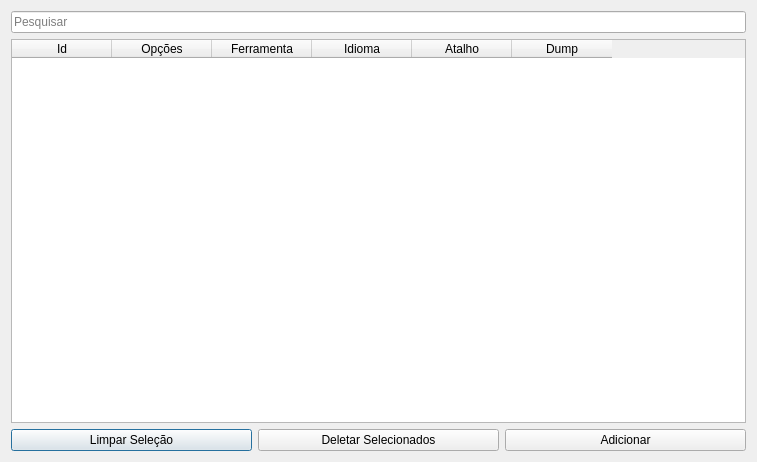
<?xml version="1.0" encoding="UTF-8"?>
<ui version="4.0">
 <class>Dialog</class>
 <widget class="QDialog" name="Dialog">
  <property name="geometry">
   <rect>
    <x>0</x>
    <y>0</y>
    <width>757</width>
    <height>462</height>
   </rect>
  </property>
  <property name="windowTitle">
   <string>Atalhos</string>
  </property>
  <layout class="QGridLayout" name="gridLayout">
   <item row="1" column="0">
    <widget class="QTableWidget" name="tableWidget">
     <column>
      <property name="text">
       <string>Id</string>
      </property>
     </column>
     <column>
      <property name="text">
       <string>Opções</string>
      </property>
     </column>
     <column>
      <property name="text">
       <string>Ferramenta</string>
      </property>
     </column>
     <column>
      <property name="text">
       <string>Idioma</string>
      </property>
     </column>
     <column>
      <property name="text">
       <string>Atalho</string>
      </property>
     </column>
     <column>
      <property name="text">
       <string>Dump</string>
      </property>
     </column>
    </widget>
   </item>
   <item row="2" column="0">
    <layout class="QHBoxLayout" name="horizontalLayout">
     <item>
      <widget class="QPushButton" name="clearSelectionBtn">
       <property name="text">
        <string>Limpar Seleção</string>
       </property>
      </widget>
     </item>
     <item>
      <widget class="QPushButton" name="delBtn">
       <property name="text">
        <string>Deletar Selecionados</string>
       </property>
      </widget>
     </item>
     <item>
      <widget class="QPushButton" name="addFormBtn">
       <property name="text">
        <string>Adicionar</string>
       </property>
      </widget>
     </item>
    </layout>
   </item>
   <item row="0" column="0">
    <widget class="QLineEdit" name="searchLe">
     <property name="placeholderText">
      <string>Pesquisar</string>
     </property>
    </widget>
   </item>
  </layout>
 </widget>
 <resources/>
 <connections/>
</ui>
